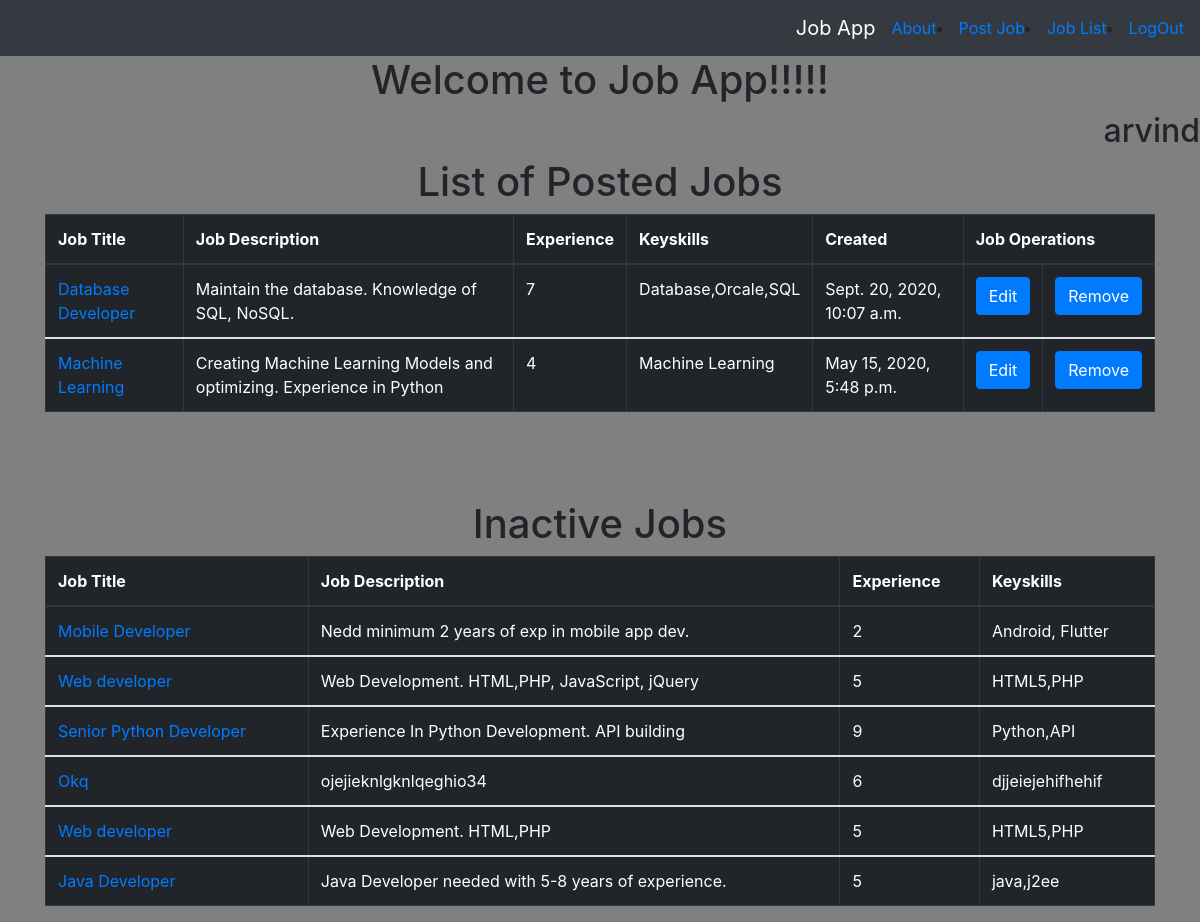
Screenshot of /postjob/list/ (signed in) with the database file from the repository.
### accounts/models.py (models this page shows, shortened)
class User(AbstractUser):
    username = None
    ROLE_CHOICES = (('employer','employer'),
            ('employee','employee'))
    email = models.EmailField(unique=True,blank=False,error_messages={'unique':"Email already exists.Use another Email"})
    role = models.CharField(max_length=100,choices=ROLE_CHOICES)
    phone_number = models.PositiveIntegerField(blank=True,null=True)
    USERNAME_FIELD = "email"
    REQUIRED_FIELDS = []
    objects = UserManager()

### postjob/models.py (models this page shows, shortened)
class PostJob(models.Model):
    company_name = models.CharField(max_length=256)
    title = models.CharField(max_length=256)
    description = models.TextField()
    experience = models.PositiveIntegerField()
    keyskills = models.CharField(max_length=256)
    status = models.BooleanField(default=True)
    location = models.CharField(max_length=100)
    created_at = models.DateTimeField(auto_now=True)
    created_by = models.ForeignKey(User,on_delete=models.CASCADE)
    class Meta:
        ordering = ['-created_at']

### postjob/views.py (the view, shortened to what this page needs)
# urls.py: path('list/',views.ListJobPost.as_view(),name='list'),
class ListJobPost(LoginRequiredMixin, generic.ListView):
    model = PostJob
    def get_queryset(self):
        user = self.request.user
        if user.role == 'employer':
            return PostJob.objects.filter(created_by__exact=user.id)

### postjob/templates/postjob/postjob_list.html (shortened to what this page needs)
{% extends 'postjob/postjob_base.html' %}
{% block content %}
<h1 align='center'>Welcome to Job App!!!!!</h1>
<h2 align='right'>{{user.first_name}} </h2>
<div class="container">
    <div>
      {% if postjob_list%}
        <h1 align="center"> List of Posted Jobs </h1>
          <table class="table table-dark table-bordered">
            <thead>
              <tr>
                <th scope="col">Job Title</th>
                <th scope="col">Job Description</th>
                <th scope="col">Experience</th>
                <th scope="col">Keyskills</th>
                <th scope="col">Created</th>
                <th colspan=2 scope="col">Job Operations</th>
              </tr>
            </thead>
            <tbody>
              {% for job in postjob_list %}
              {% if job.status%}
              <tr>
                <td><a href="{% url 'postjob:detail' pk=job.pk%}"> {{job.title}}</a></td>
                <td>{{ job.description }}</td>
                <td>{{ job.experience }}</td>
                <td>{{ job.keyskills }}</td>
                <td>{{ job.created_at }}</td>
                {% if user.role == 'employer' %}
                  <td><a class='btn btn-primary' href="{% url 'postjob:update' pk=job.pk %}">Edit</a></td>
                  <td><a class='btn btn-primary' href="{% url 'postjob:deactivate' pk=job.pk %}">Remove</a></td>
                {% elif user.role == 'employee' %}
                  <td><a class='btn btn-primary' href="{% url 'postjob:applyjob' pk=job.pk %}">Apply </a></td>
                {% endif %}
              </tr>
              {% endif %}
            </tbody>
            {% endfor %}
            {% else %}
              <h1 align='center'>No Jobs Posted yet!</h1>
            {% endif %}
        </table>
  </div>
{% if user.role == 'employer' %}
      {% if postjob_list%}
      <br/><br/><br/>
      <div class="conatiner">
      <table class="table table-dark table-bordered">
        <h1 align="center">Inactive Jobs</h1>
        <thead>
          <tr>
            <th scope="col">Job Title</th>
            <th scope="col">Job Description</th>
            <th scope="col">Experience</th>
            <th scope="col">Keyskills</th>
          </tr>
        </thead>
          {% for job in postjob_list %}
          {% if job.status != True%}
            <tr>
              <td><a href="{% url 'postjob:detail' pk=job.pk%}"> {{job.title}}</a></td>
              <td>{{ job.description }}</td>
              <td>{{ job.experience }}</td>
              <td>{{ job.keyskills }}</td>
            </tr>
          {% endif%}
        {% endfor %}
        </table>
      </div>
  </div>
  {% endif %}
{% endif %}
{% endblock %}

### static/cvproject/css/master.css (style rules this page uses)
body { background-color: gray; }

### rows the page displays
User: first_name "arvind"
PostJob: title "Database Developer", description "Maintain the database. Knowledge of SQL, NoSQL.", experience "7", keyskills "Database,Orcale,SQL", created_at "Sept. 20, 2020, 10:07 a.m."
PostJob: title "Machine Learning", description "Creating Machine Learning Models and optimizing. Experience in Python", experience "4", keyskills "Machine Learning", created_at "May 15, 2020, 5:48 p.m."
PostJob: title "Mobile Developer", description "Nedd minimum 2 years of exp in mobile app dev.", experience "2", keyskills "Android, Flutter"
PostJob: title "Web developer", description "Web Development. HTML,PHP, JavaScript, jQuery", experience "5", keyskills "HTML5,PHP"
PostJob: title "Senior Python Developer", description "Experience In Python Development. API building", experience "9", keyskills "Python,API"
PostJob: title "Okq", description "ojejieknlgknlqeghio34", experience "6", keyskills "djjeiejehifhehif"
PostJob: title "Web developer", description "Web Development. HTML,PHP", experience "5", keyskills "HTML5,PHP"
PostJob: title "Java Developer", description "Java Developer needed with 5-8 years of experience.", experience "5", keyskills "java,j2ee"
